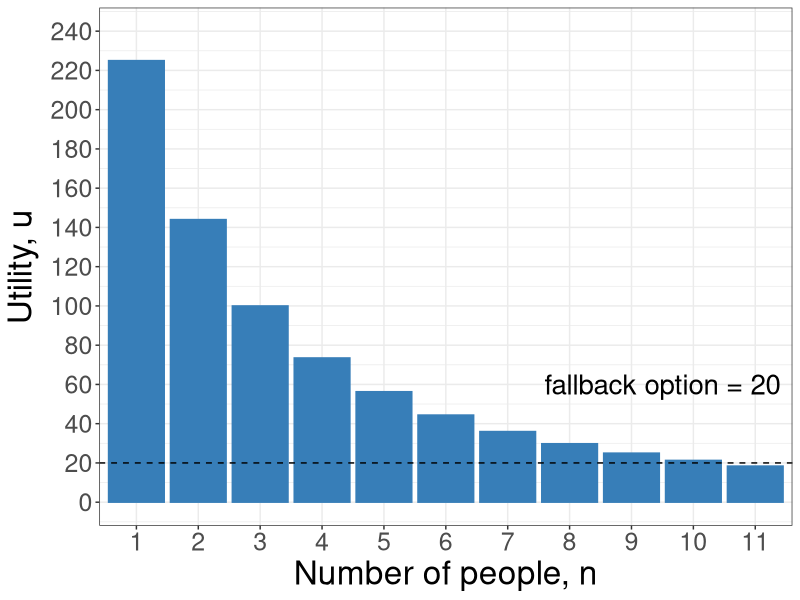
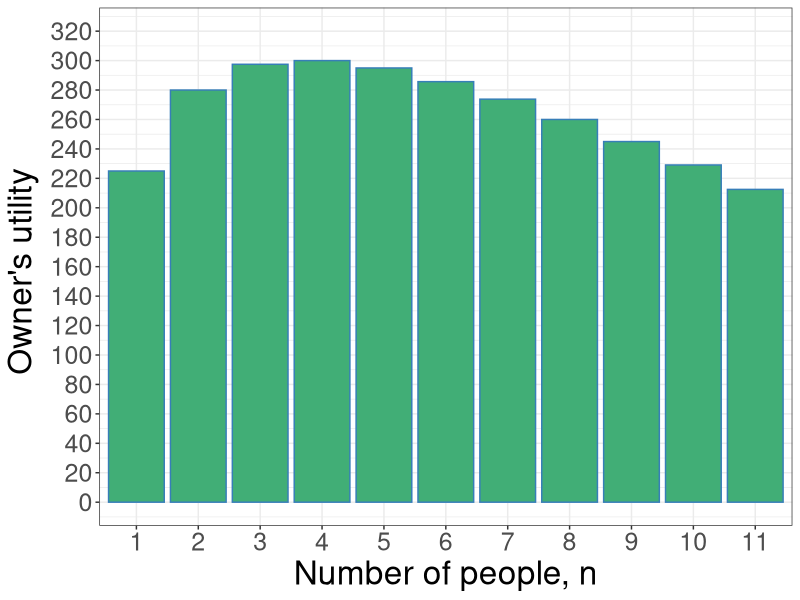
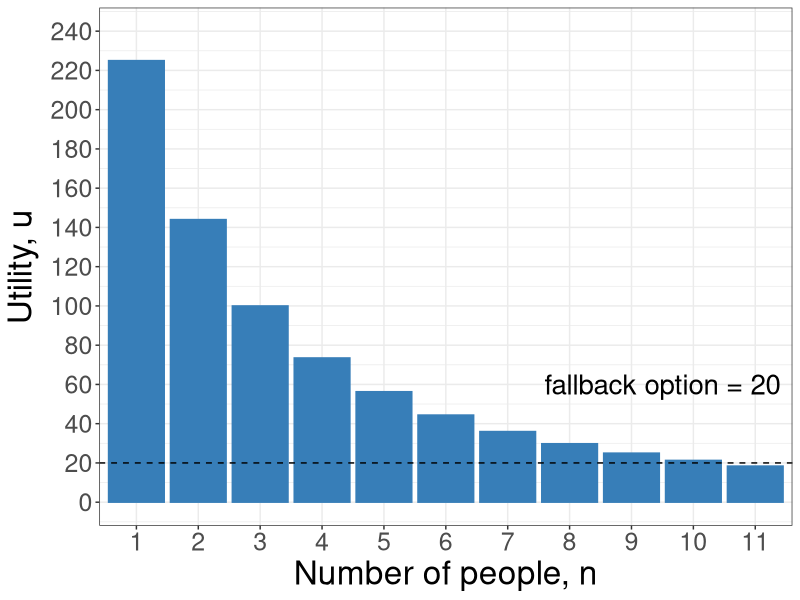
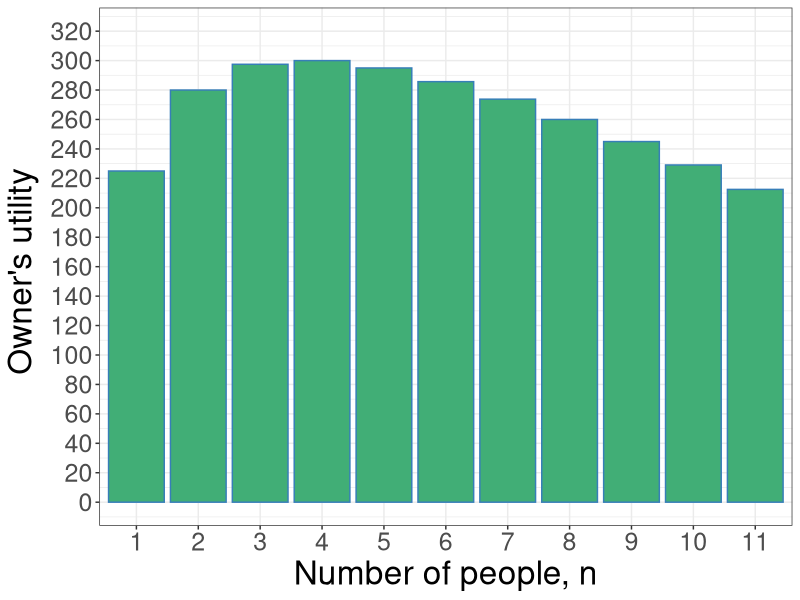

Reproduce these figures in R, in order.
require(shape)
library(tidyverse)
#pdf(file = "competitionmarkets/long_run_n_bargraph.pdf", width = 9, height = 7)


#Set parameters for graphics
axislabelsize <- 1.8
labelsize <- 1.5
namesize <- 1.8
annotatesize <- 1.5
graphlinewidth <- 2
segmentlinewidth <- 1.5


COL <- c("#7fc97f", "#beaed4", "#fdc086", "#ffff99", "#386cb0", "#f0027f", "#bf5b17", "#666666")
COLA <- c("#e0f3db", "#99d8c9","#66c2a4","#41ae76", "#238b45", "#005824")
COLB <- c("#c6dbef", "#4eb3d3", "#2b8cbe", "#0868ac","#084081")
COLC <- c("#fcfbfd", "#efedf5", "#dadaeb", "#bcbddc", "#9e9ac8", "#807dba", "#6a51a3", "#54278f", "#3f007d")

n <- as.factor(c(1:11))
u <- c(225,144,100,73.5,56.3,44.4,36,29.8,25,21.3,18.4)

df <- tibble(n,u)


plot1 <- 
  df %>% 
  ggplot(aes(x = n, y = u)) + 
  geom_bar(stat = "identity", position = "dodge", col = "#377eb8", fill = "#377eb8") + 
  xlab("Number of people, n") +
  ylab(expression(paste("Utility, ", u ))) + 
  scale_y_continuous(breaks = seq(0,240,20),
                     labels = seq(0,240,20),
                     limits = c(0,240)) +
  geom_hline(yintercept=20, linetype='dashed', col = 'black') +
  annotate("text", x = 9.5, y = 60, label = "fallback option = 20", cex = 7) + 
  
  # scale_fill_brewer(type = "qual", palette = "Set1", 
  #                   name = "",
  #                   breaks = c("pbar"),
  #                   labels = c("Expected Price")
  # ) + 
  # scale_color_brewer(type = "qual", palette = "Set1", 
  #                    name = "",
  #                    breaks = c("pbar"),
  #                    labels = c("Expected Price")
  # ) +
theme_bw() + 
  theme(#legend.position="top",
    axis.title = element_text(size = 24),
    axis.title.y = element_text(size = 24),
    axis.text.y = element_text(size = 18),
    axis.text.x = element_text(size = 18)
  ) #+ 
  #geom_text(
   # aes(x = n, y = u, label = u), 
   # vjust = -1, size = 6,
   # position = position_dodge(width = 1),
   # inherit.aes = TRUE
  #) 

plot1

ggsave(plot1, file = "coordination_failures/figureB.pdf", width = 9, height = 7)

############

n1 <- as.factor(c(1:11))
u1 <- c(225,280,297.5,300,295,285.7,273.8,260,245,229.1,212.5)

df1 <- tibble(n1,u1)

plot2 <- 
  df1 %>% 
  ggplot(aes(x = n1, y = u1)) + 
  geom_bar(stat = "identity", position = "dodge", col = "#377eb8", fill = "#41AE76") + 
  xlab("Number of people, n") +
  ylab(expression(paste("Owner's utility "))) + 
  scale_y_continuous(breaks = seq(0,320,20),
                     labels = seq(0,320,20),
                     limits = c(0,320)) +
  # scale_fill_brewer(type = "qual", palette = "Set1", 
  #                   name = "",
  #                   breaks = c("pbar"),
  #                   labels = c("Expected Price")
  # ) + 
  # scale_color_brewer(type = "qual", palette = "Set1", 
  #                    name = "",
  #                    breaks = c("pbar"),
  #                    labels = c("Expected Price")
  # ) +
theme_bw() + 
  theme(#legend.position="top",
    axis.title = element_text(size = 24),
    axis.title.y = element_text(size = 24),
    axis.text.y = element_text(size = 18),
    axis.text.x = element_text(size = 18)
  ) # + 
  #geom_text(
  # aes(x = n1, y = u1, label = u1), 
  #  vjust = -1, size = 6,
  #  position = position_dodge(width = 1),
  #  inherit.aes = TRUE
 # ) 

plot2

ggsave(plot2, file = "coordination_failures/figureB_ownership.pdf", width = 9, height = 7)
